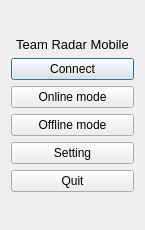
<?xml version="1.0" encoding="UTF-8"?>
<ui version="4.0">
 <class>WelcomeDlg</class>
 <widget class="QDialog" name="WelcomeDlg">
  <property name="geometry">
   <rect>
    <x>0</x>
    <y>0</y>
    <width>145</width>
    <height>230</height>
   </rect>
  </property>
  <property name="windowTitle">
   <string>Welcome</string>
  </property>
  <layout class="QVBoxLayout" name="verticalLayout">
   <item>
    <spacer name="verticalSpacer_2">
     <property name="orientation">
      <enum>Qt::Vertical</enum>
     </property>
     <property name="sizeHint" stdset="0">
      <size>
       <width>20</width>
       <height>40</height>
      </size>
     </property>
    </spacer>
   </item>
   <item>
    <widget class="QLabel" name="label">
     <property name="text">
      <string>&lt;!DOCTYPE HTML PUBLIC &quot;-//W3C//DTD HTML 4.0//EN&quot; &quot;http://www.w3.org/TR/REC-html40/strict.dtd&quot;&gt;
&lt;html&gt;&lt;head&gt;&lt;meta name=&quot;qrichtext&quot; content=&quot;1&quot; /&gt;&lt;style type=&quot;text/css&quot;&gt;
p, li { white-space: pre-wrap; }
&lt;/style&gt;&lt;/head&gt;&lt;body style=&quot; font-family:'MS Shell Dlg 2'; font-size:7.85455pt; font-weight:400; font-style:normal;&quot;&gt;
&lt;p align=&quot;center&quot; style=&quot; margin-top:0px; margin-bottom:0px; margin-left:0px; margin-right:0px; -qt-block-indent:0; text-indent:0px;&quot;&gt;&lt;span style=&quot; font-size:10pt;&quot;&gt;Team Radar Mobile&lt;/span&gt;&lt;/p&gt;&lt;/body&gt;&lt;/html&gt;</string>
     </property>
     <property name="alignment">
      <set>Qt::AlignCenter</set>
     </property>
    </widget>
   </item>
   <item>
    <widget class="QPushButton" name="btConnect">
     <property name="text">
      <string>Connect</string>
     </property>
    </widget>
   </item>
   <item>
    <widget class="QPushButton" name="btOnline">
     <property name="text">
      <string>Online mode</string>
     </property>
    </widget>
   </item>
   <item>
    <widget class="QPushButton" name="btOffline">
     <property name="text">
      <string>Offline mode</string>
     </property>
    </widget>
   </item>
   <item>
    <widget class="QPushButton" name="btSetting">
     <property name="text">
      <string>Setting</string>
     </property>
    </widget>
   </item>
   <item>
    <widget class="QPushButton" name="btQuit">
     <property name="text">
      <string>Quit</string>
     </property>
    </widget>
   </item>
   <item>
    <spacer name="verticalSpacer">
     <property name="orientation">
      <enum>Qt::Vertical</enum>
     </property>
     <property name="sizeHint" stdset="0">
      <size>
       <width>20</width>
       <height>40</height>
      </size>
     </property>
    </spacer>
   </item>
  </layout>
 </widget>
 <resources/>
 <connections/>
</ui>
